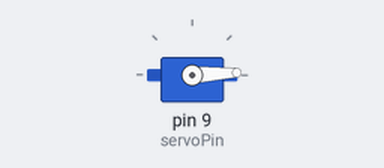
Bench run of a sketch on a simulated Arduino Uno, built with avr-gcc and run on an emulated ATmega328P. Shown: servo.

Above: at 0.05 s.
At 1.3 s:
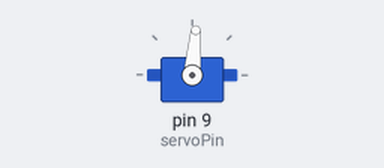
At 2.6 s:
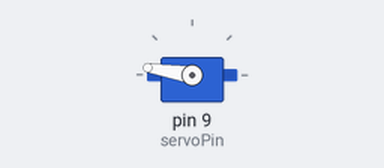
At 5.2 s:
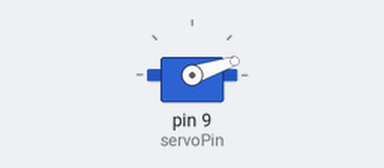
Timing chart, 0 to 7.1 s (numbered marks = the images above):
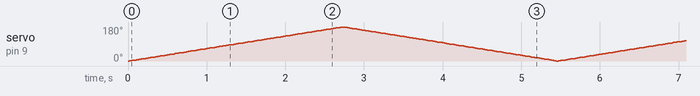

The sketch:

servo.ino
```cpp
#include <Servo.h>

Servo myServo;  // Create servo object
int servoPin = 9;   // Data pin connected to ~9

void setup() {
  myServo.attach(servoPin); // Attach the servo to pin 9
}

void loop() {
  // Sweep forward from 0 to 180 degrees
  for (int pos = 0; pos <= 180; pos += 1) {
    myServo.write(pos);      // Tell servo to go to position in variable 'pos'
    delay(15);               // Wait 15ms for the servo to reach the position
  }

  // Sweep backward from 180 to 0 degrees
  for (int pos = 180; pos >= 0; pos -= 1) {
    myServo.write(pos);      // Tell servo to go to position in variable 'pos'
    delay(15);               // Wait 15ms for the servo to reach the position
  }
}
```
